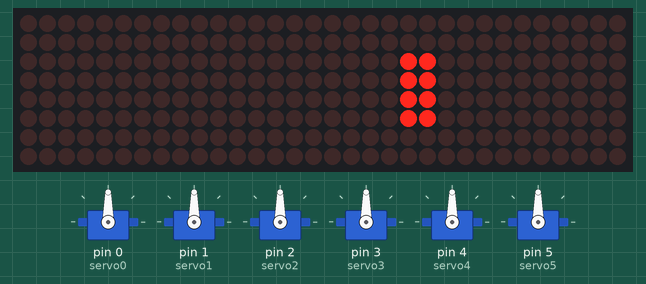
Bench run of a sketch on a simulated Arduino Uno, built with avr-gcc and run on an emulated ATmega328P. On the bench: 6 × servo, 32×8 LED matrix.

Above: at 1.6 s.
At 45.6 s:
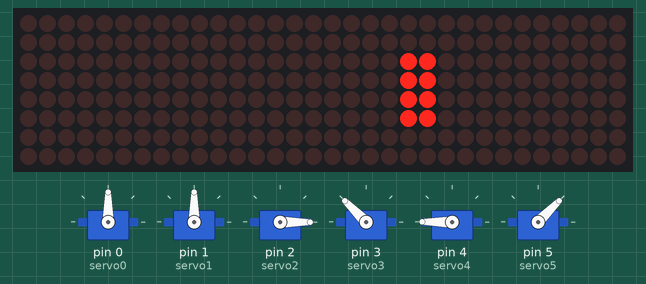
Timing chart, 0 to 130.0 s (numbered marks = the images above):
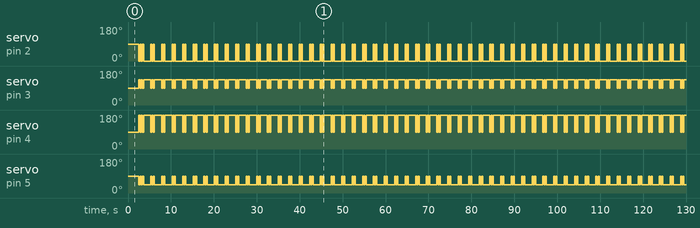

The sketch:

robot_head.ino
```cpp
#include <Servo.h>
#include <LedControl.h>

#include <MD_Parola.h>
#include <MD_MAX72XX.h>
Servo servo0;
Servo servo1;
Servo servo2;
Servo servo3;
Servo servo4;
Servo servo5;
// Define the number of devices and the hardware type
#define HARDWARE_TYPE MD_MAX72XX::FC16_HW
#define MAX_DEVICES 4

// Define the pins for the MAX7219

#define DATA_PIN 8
#define CS_PIN 9
#define CLK_PIN 10

// Create a new instance of the MD_MAX72XX library
MD_MAX72XX ledMatrix = MD_MAX72XX(HARDWARE_TYPE, DATA_PIN, CLK_PIN, CS_PIN, MAX_DEVICES);


boolean eye_opened = 0;

void open_eye() {
  eye_opened = 1;
  servo2.write(-180);
  servo3.write(135);
  servo4.write(180);
  servo5.write(45);
  delay(250);
}

void close_eye() {
  eye_opened = 0;
  servo2.write(90);
  servo3.write(90);
  servo4.write(90);
  servo5.write(90);
  delay(250);
}

void eye_left() {
  // eye left
  servo0.write(90 + 25);
  delay(250);
}

void eye_rigth() {
  // eye right
  servo0.write(90 - 25);
  delay(250);
}

void eye_netural_leftrigh() {
  // eye neutral
  servo0.write(90);
  delay(250);

}

void eye_up() {
  //eye up
  servo1.write(90 + 30);
  delay(500);
}

void eye_down() {

  //eye dowm
  servo1.write(90 - 30);
  delay(500);

}

void eye_netural_updown() {
  // eye netral
  servo1.write(90);
  delay(500);
}


// Blink Eye (from open to close)
void blink_eye() {
  if (eye_opened == 0) {
    open_eye();
    close_eye();
    open_eye();
    close_eye();
    open_eye();
  } else {
    close_eye();
    open_eye();
    close_eye();
    open_eye();
  }
}

void initial() {
  // Set all servos to the neutral position (90 degrees)
  eye_opened = 0;
  servo0.write(90);
  servo1.write(90);
  servo2.write(90);
  servo3.write(90);
  servo4.write(90);
  servo5.write(90);
}


void setup() {
  servo0.attach(0);
  servo1.attach(1);
  servo2.attach(2);
  servo3.attach(3);
  servo4.attach(4);
  servo5.attach(5);

   initial();

  initial();
  delay(1000);

  // Initialize the LED matrix
  ledMatrix.begin();
  ledMatrix.control(MD_MAX72XX::INTENSITY, 15);  // Set the brightness (0-15)
  ledMatrix.clear();   // Clear the display


}

void agiz() {

    // Perform the Knight Rider effect
  for (int i = 8; i < 32 - 9; i++) {
    ledMatrix.clear();

    // Light up the LEDs for the "eyes"
    for (int j = 0; j < 8; j++) {
      ledMatrix.setPoint(2, i, true);  // Left eye
      ledMatrix.setPoint(2, i + 1, true);
      ledMatrix.setPoint(3, i, true);  // Left eye
      ledMatrix.setPoint(3, i + 1, true);
      ledMatrix.setPoint(4, i, true);
      ledMatrix.setPoint(4, i + 1, true);

      ledMatrix.setPoint(5, i, true);  // Right eye
      ledMatrix.setPoint(5, i + 1, true);
    }

  }

  for (int i = 32 - 9; i > 9; i--) {
    ledMatrix.clear();

    // Light up the LEDs for the "eyes"
    for (int j = 0; j < 8; j++) {
      ledMatrix.setPoint(2, i, true);  // Left eye
      ledMatrix.setPoint(2, i + 1, true);
      ledMatrix.setPoint(3, i, true);  // Left eye
      ledMatrix.setPoint(3, i + 1, true);
      ledMatrix.setPoint(4, i, true);
      ledMatrix.setPoint(4, i + 1, true);

      ledMatrix.setPoint(5, i, true);  // Right eye
      ledMatrix.setPoint(5, i + 1, true);
    }

  }
}

void animate() {

  // No need to do anything in the loop
  open_eye();

  delay(100);
  blink_eye();
  delay(100);

/*
  eye_left();
  delay(500);
  eye_rigth();
  eye_netural_leftrigh();
  eye_left();
  delay(500);
  eye_rigth();
  eye_netural_leftrigh();
  delay(500);
  //eye_up();
  delay(500);
  //eye_down();
  delay(500);
  //eye_netural_updown();
  delay(500);

  close_eye();
  open_eye();
  close_eye();
  open_eye();
  close_eye();
  open_eye();*/


  //initial();
  //delay(100);

}


void loop() {
  unsigned long previousMillis = 0;
    unsigned long previousMillisAgiz = 0;
  unsigned long previousMillisAnimate = 0;
  const long agizInterval = 500; // Interval for mouth animation (milliseconds)
  const long animateInterval = 2000; // Interval for eye animation (milliseconds)

  while (true) {

     unsigned long currentMillis = millis();
    // Run the mouth animation every agizInterval milliseconds
    if (currentMillis - previousMillisAgiz >= agizInterval) {
      agiz();
      previousMillisAgiz = currentMillis;
    }

    // Run the eye animation every animateInterval milliseconds
    if (currentMillis - previousMillisAnimate >= animateInterval) {
      animate();
      previousMillisAnimate = currentMillis;
    }

    // Allow other tasks or processes to run during the loop
    // You can add additional code here if needed

    // Delay to give other tasks or processes time to run
    delay(10); // Adjust this delay as needed
  }
}
```

Measured:
- by itself, servo on pin 2 (servo2): repeats every 2.5 s: 90° 0.25 s, 0° 0.25 s, 90° 0.25 s, 0° 1.7 s
- by itself, servo on pin 3 (servo3): repeats every 2.5 s: 90° 0.25 s, 135° 0.25 s, 90° 0.25 s, 135° 1.7 s
- by itself, servo on pin 4 (servo4): repeats every 2.5 s: 90° 0.25 s, 180° 0.25 s, 90° 0.25 s, 180° 1.7 s
- by itself, servo on pin 5 (servo5): repeats every 2.5 s: 90° 0.25 s, 45° 0.25 s, 90° 0.25 s, 45° 1.7 s
